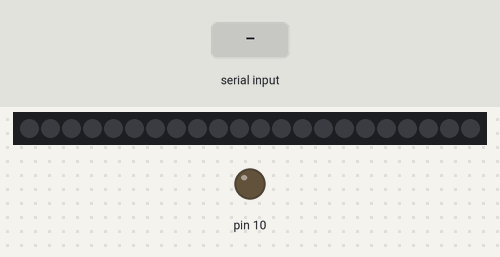
This sketch was run on a simulated Arduino Uno, built with avr-gcc and run on an emulated ATmega328P. Parts: 22 RGB LEDs in strip order, left to right, output pins drawn as LEDs (lit = HIGH). Inputs (shaded band) come from the test bench. Dim RGB values are drawn brighter than linear.

Above: at 1.2 s.
1.3 s: "90,45,200\n" received over Serial
2.8 s: "90,45,200,10\n" received over Serial
At 3.9 s:
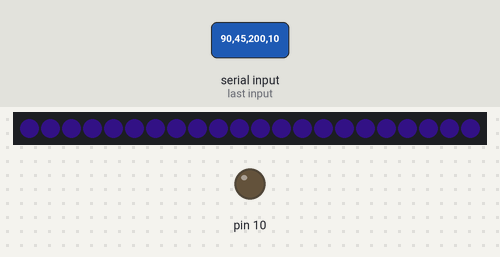
4.3 s: "30,150,10,200\n" received over Serial
At 5.1 s:
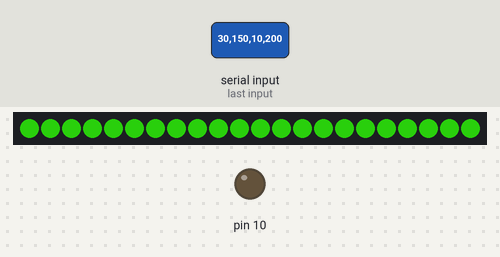
5.8 s: "30,150,10\n" received over Serial
At 6.2 s:
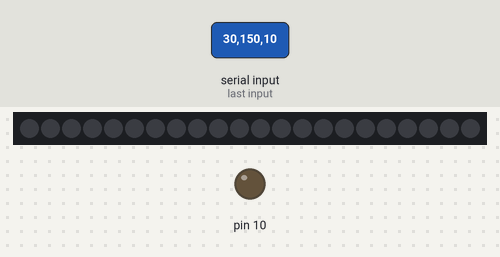
Timing chart, 0 to 8.3 s (numbered marks = the images above; inputs shaded):
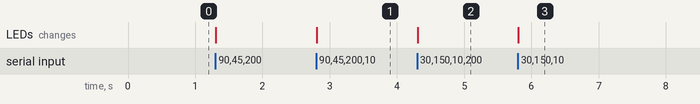

The sketch:

Listen_to_Serial.ino
```cpp
#include <FastLED.h>

#define NUM_LEDS 22
#define DATA_PIN 3
CRGB leds[NUM_LEDS];

int r = 0;
int g = 0;
int b = 0;
int rgbb = 0;

String vnow = "";

void setup() {
  Serial.begin(115200);
  Serial.setTimeout(5);
  FastLED.addLeds<WS2812B, DATA_PIN, GRB>(leds, NUM_LEDS);
  pinMode(10, OUTPUT);
  digitalWrite(10, LOW);
}

void loop() {
  //serialFlush();
  while(!Serial.available());
  String input = Serial.readString();
  input = String(input);
  int index = 0;
  int il = input.length();

  while(true){
    if(!isAlphaNumeric(input[index])){
      r = vnow.toInt();
      break;
    }
    vnow += input[index];
    index++;
    if(index > il){
      return;
    }
  }

  vnow = "";
  index++;

  while(true){
    if(!isAlphaNumeric(input[index])){
      g = vnow.toInt();
      break;
    }
    vnow += input[index];
    index++;
    if(index > il){
      return;
    }
  }

  vnow = "";
  index++;

  while(true){
    if(!isAlphaNumeric(input[index])){
      b = vnow.toInt();
      break;
    }
    vnow += input[index];
    index++;
    if(index > il){
      return;
    }
  }

  vnow = "";
  index++;

  while(true){
    if(!isAlphaNumeric(input[index])){
      rgbb = vnow.toInt();
      break;
    }
    vnow += input[index];
    index++;
    if(index > il){
      return;
    }
  }
  vnow = "";


  FastLED.setBrightness(rgbb);
  for(int i = 0; i<NUM_LEDS;i++){
    leds[i].setRGB(r, g, b);
  }
  FastLED.show();
}


void serialFlush(){
  while(Serial.available() > 0) {
    char t = Serial.read();
  }
}
```

Measured:
- after the input at 2.8 s, the LEDs: change at once (image 1)
- after the input at 4.3 s, the LEDs: change at once (image 2)
- after the input at 5.8 s, the LEDs: change at once (image 3)
